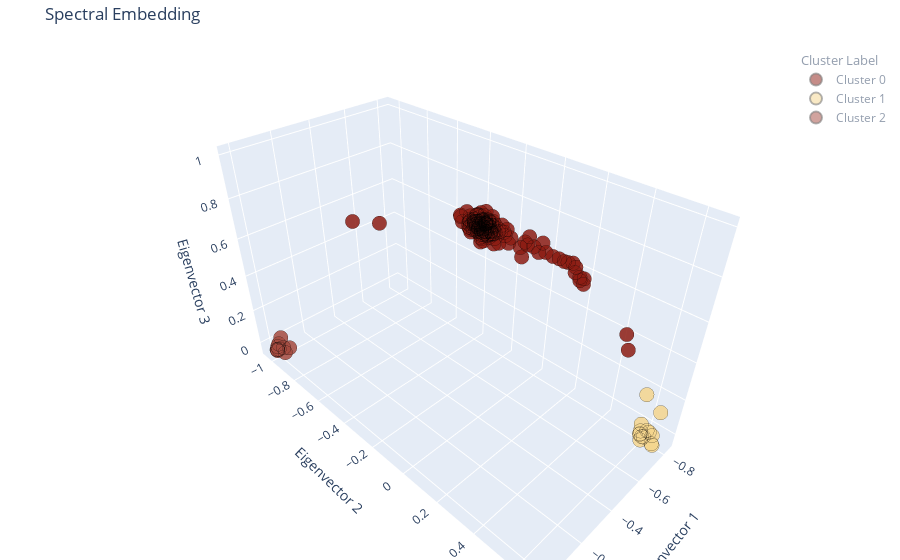

Notebook code cell kept with this figure:
### Code cell
row_norms = np.linalg.norm(res_knn_5.eigenvectors, axis=1, keepdims=True)
row_norms[row_norms == 0] = 1e-25
normalized_embedding = res_knn_5.eigenvectors / row_norms

plot_3d_spectral_embedding(
    normalized_embedding,
    cluster_labels=res_knn_5.labels,
    # true_labels=y_true,
)

### Figure 1 — Plotly figure (JSON) as saved in the notebook; plotly's stock layout.template omitted (floating-point values rounded to 4 significant figures; data arrays with more than 128 entries replaced by an {"elided": "..."} marker saying what was removed)
{"data": [{"customdata": {"elided": "214x1 str values"}, "hovertemplate": "Cluster label: %{customdata[0]}<br>Eigenvector 1: %{x:.3f}<br>Eigenvector 2: %{y:.3f}<br>Eigenvector 3: %{z:.3f}<extra></extra>", "marker": {"color": {"elided": "214 str values"}, "line": {"color": "rgba(0,0,0,0.5)", "width": 0.4}, "opacity": 0.85, "size": 5}, "mode": "markers", "name": "Spectral embedding", "showlegend": false, "type": "scatter3d", "x": {"elided": "214 float values"}, "y": {"elided": "214 float values"}, "z": {"elided": "214 float values"}}, {"hoverinfo": "skip", "legendgroup": "clusters", "legendgrouptitle": {"text": "Cluster Label"}, "marker": {"color": "#8c1c13", "line": {"color": "rgba(0,0,0,0.6)", "width": 0.6}, "size": 6, "symbol": "circle"}, "mode": "markers", "name": "Cluster 0", "type": "scatter3d", "visible": "legendonly", "x": [null], "y": [null], "z": [null]}, {"hoverinfo": "skip", "legendgroup": "clusters", "marker": {"color": "#f4d58d", "line": {"color": "rgba(0,0,0,0.6)", "width": 0.6}, "size": 6, "symbol": "circle"}, "mode": "markers", "name": "Cluster 1", "type": "scatter3d", "visible": "legendonly", "x": [null], "y": [null], "z": [null]}, {"hoverinfo": "skip", "legendgroup": "clusters", "marker": {"color": "#a44a3f", "line": {"color": "rgba(0,0,0,0.6)", "width": 0.6}, "size": 6, "symbol": "circle"}, "mode": "markers", "name": "Cluster 2", "type": "scatter3d", "visible": "legendonly", "x": [null], "y": [null], "z": [null]}], "layout": {"legend": {"bgcolor": "rgba(255,255,255,0.7)", "bordercolor": "rgba(0,0,0,0.1)", "itemsizing": "constant", "orientation": "v", "x": 0.99, "xanchor": "right", "y": 0.99, "yanchor": "top"}, "margin": {"b": 0, "l": 0, "r": 0, "t": 40}, "scene": {"domain": {"x": [0, 1], "y": [0, 1]}, "xaxis": {"title": {"text": "Eigenvector 1"}}, "yaxis": {"title": {"text": "Eigenvector 2"}}, "zaxis": {"title": {"text": "Eigenvector 3"}}}, "title": {"text": "Spectral Embedding"}}}
